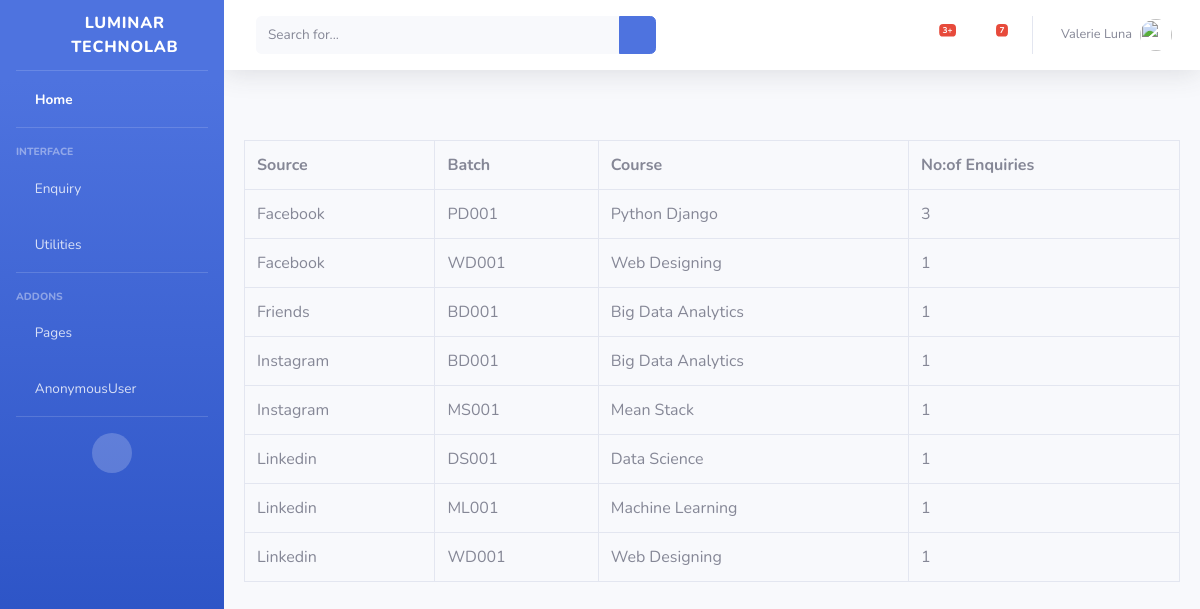
The page /Enquiry/Sourcereport on the database its author committed.
### Enquiry/models.py (models this page shows, shortened)
class Batch(models.Model):
    Batch=models.CharField(max_length=150,unique=True)
    Course=models.ForeignKey(Course,on_delete=models.CASCADE)
    Date = models.DateField()
    Action = (
        ('1', 'Yet to Begin'),
        ('2', 'Started'),
        ('3', 'Completed')
    )
    Status = models.CharField(max_length=100, choices=Action)

### Enquiry/views.py (the view)
# urls.py: path('Sourcereport',SourceReport.as_view(),name='source'),
class SourceReport(TemplateView):
    model=Enquiry
    template_name = 'Report/source_report.html'
    def get(self, request, *args, **kwargs):
        qs=Enquiry.objects.all().values('Source__Source','Batch__Batch','Batch__Course__Course').annotate(studentno=(Count('Source__Source')))
        context={}
        context['form']=qs
        return render(request,self.template_name,context)

### Enquiry/templates/Report/source_report.html
<!DOCTYPE html>
{% extends 'index/index1.html' %}
{% block content %}
<div class="card-body" style="margin-top: 50px">
    <div class="table-responsive">
        <table class="table table-bordered" id="dataTable" width="100%" cellspacing="0">
        <tr>
            <th>Source</th>
            <th>Batch</th>
            <th>Course</th>
            <th>No:of Enquiries</th>
        </tr>
            {% for data in form %}
            <tr>
            <td>{{ data.Source__Source }}</td>
            <td>{{ data.Batch__Batch}}</td>
            <td>{{ data.Batch__Course__Course }}</td>
            <td>{{ data.studentno }}</td>
            </tr>
            {% endfor %}
        </table>
    </div>
</div>
{% endblock %}

### rows shown on the page
Batch: Source__Source "Instagram", Batch__Batch "MS001", Batch__Course__Course "Mean Stack", studentno "1"
Batch: Source__Source "Linkedin", Batch__Batch "WD001", Batch__Course__Course "Web Designing", studentno "1"

### other values the page prints
{{ user }} "AnonymousUser"
{{ data.Source__Source }} "Facebook" "Facebook" "Friends" "Instagram" "Linkedin" "Linkedin"
{{ data.Batch__Batch }} "PD001" "WD001" "BD001" "BD001" "DS001" "ML001"
{{ data.Batch__Course__Course }} "Python Django" "Web Designing" "Big Data Analytics" "Big Data Analytics" "Data Science" "Machine Learning"
{{ data.studentno }} "3" "1" "1" "1" "1" "1"
